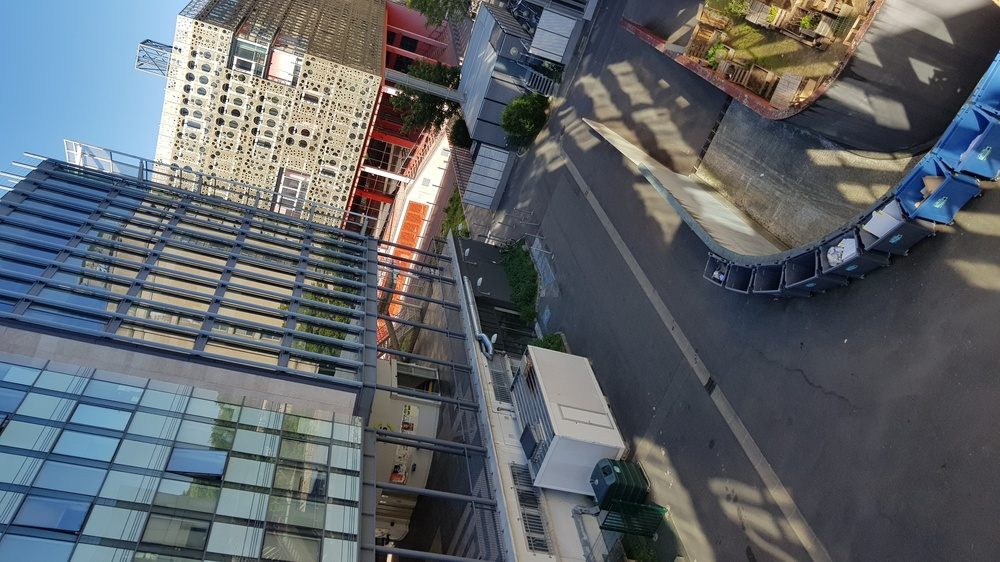
%> input picture picgauche.jpg, 1000 x 562 px, shrunk from 2560 x 1440 before the run
$ octave main.m   (GNU Octave 9; MATLAB toolbox functions it lacks are replaced by stand-ins)
%> lines starting %> are read from the running program, lines starting %| are printed output that depends on the picture
clear all
clc
close all

% read pictures
Image1 = imread('picgauche.jpg');
%> Image1 is the input picture: size 562x1000x3 uint8; mean R, G, B 93.7, 99.6, 105
Image2 = imread('picdroite.jpg');
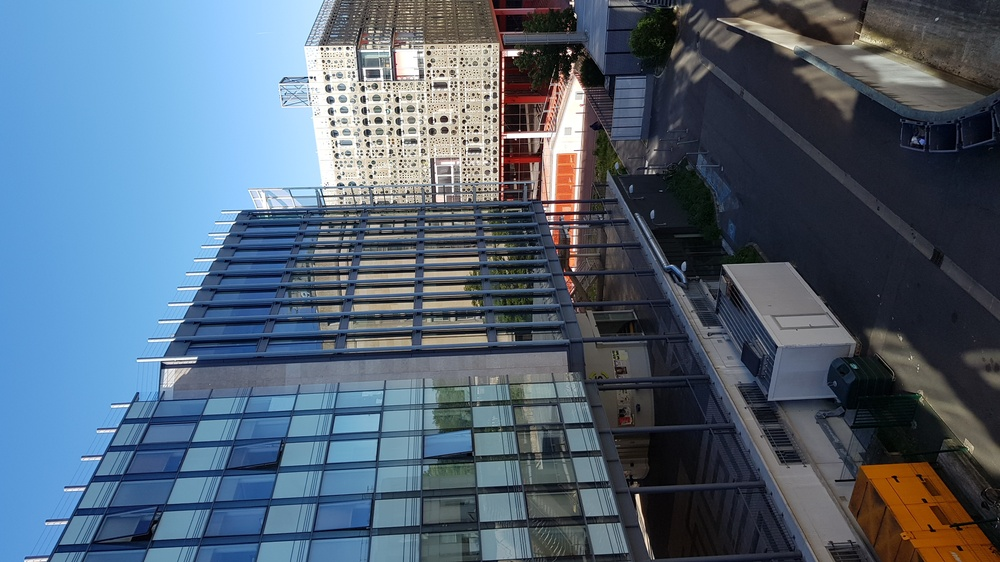
%> input picture picdroite.jpg, 1000 x 562 px, shrunk from 2560 x 1440 before the run
%> Image2 is the input picture: size 562x1000x3 uint8; mean R, G, B 82.8, 99.8, 117.5

% convert to grayscale
Image1 = rgb2gray(Image1);
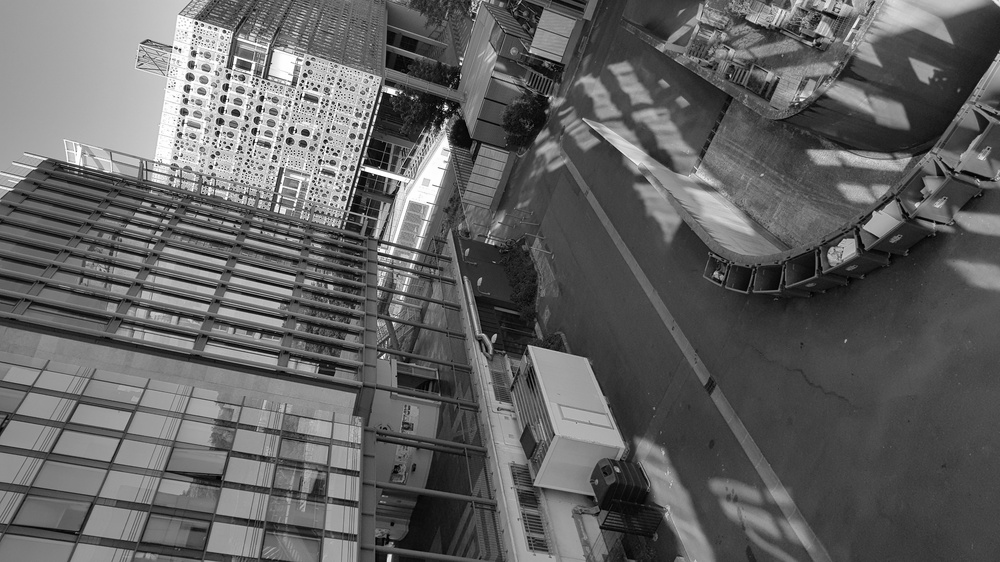
%> Image1: size 562x1000 uint8; min 0, max 255, mean 98.5
Image2 = rgb2gray(Image2);
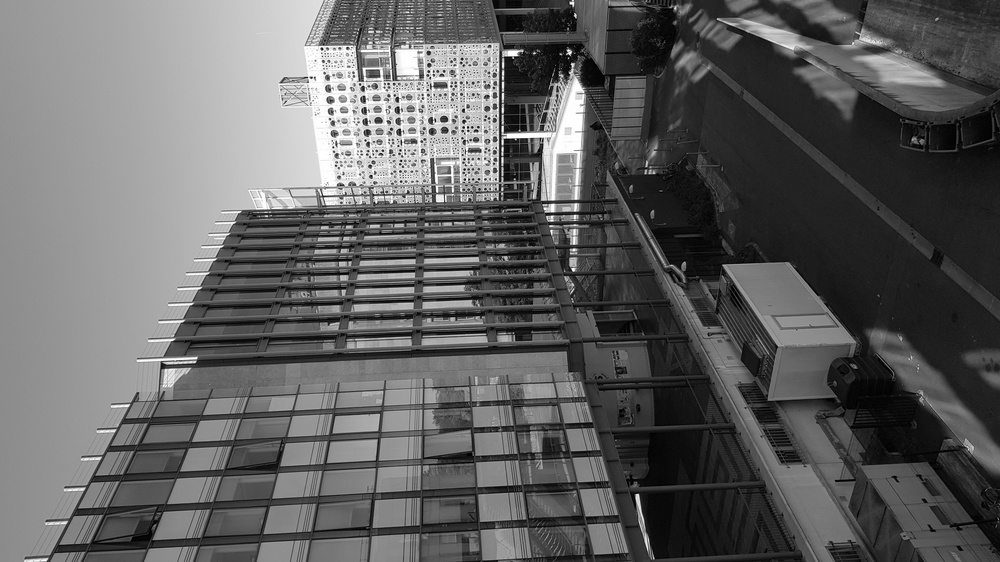
%> Image2: size 562x1000 uint8; min 0, max 255, mean 96.7
%% detection des points d'int閞et
%> (the run ends here)
